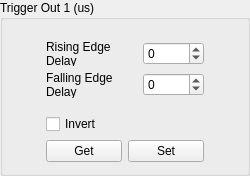
                             <widget class="QGroupBox" name="groupBox_TriggerOut1">
                              <property name="minimumSize">
                               <size>
                                <width>170</width>
                                <height>169</height>
                               </size>
                              </property>
                              <property name="maximumSize">
                               <size>
                                <width>250</width>
                                <height>16777215</height>
                               </size>
                              </property>
                              <property name="title">
                               <string>Trigger Out 1 (us)</string>
                              </property>
                              <layout class="QHBoxLayout" name="horizontalLayout_41">
                               <item>
                                <spacer name="horizontalSpacer_20">
                                 <property name="orientation">
                                  <enum>Qt::Horizontal</enum>
                                 </property>
                                 <property name="sizeHint" stdset="0">
                                  <size>
                                   <width>40</width>
                                   <height>20</height>
                                  </size>
                                 </property>
                                </spacer>
                               </item>
                               <item>
                                <layout class="QVBoxLayout" name="verticalLayout_33">
                                 <item>
                                  <layout class="QGridLayout" name="gridLayout_35">
                                   <item row="2" column="1">
                                    <widget class="QSpinBox" name="trigOut1_fallingDelay_spinBox">
                                     <property name="minimum">
                                      <number>-100</number>
                                     </property>
                                     <property name="maximum">
                                      <number>20000</number>
                                     </property>
                                    </widget>
                                   </item>
                                   <item row="1" column="1">
                                    <widget class="QSpinBox" name="trigOut1_risingDelay_spinBox">
                                     <property name="minimum">
                                      <number>-100</number>
                                     </property>
                                     <property name="maximum">
                                      <number>20000</number>
                                     </property>
                                    </widget>
                                   </item>
                                   <item row="2" column="0">
                                    <widget class="QLabel" name="label_TrigOut1_FallingEdge">
                                     <property name="styleSheet">
                                      <string notr="true">QLabel{border:0px solid black}</string>
                                     </property>
                                     <property name="text">
                                      <string>Falling Edge Delay</string>
                                     </property>
                                     <property name="wordWrap">
                                      <bool>true</bool>
                                     </property>
                                    </widget>
                                   </item>
                                   <item row="1" column="0">
                                    <widget class="QLabel" name="label_TrigOut1_RisingEdge">
                                     <property name="styleSheet">
                                      <string notr="true">QLabel{border:0px solid black}</string>
                                     </property>
                                     <property name="text">
                                      <string>Rising Edge Delay</string>
                                     </property>
                                     <property name="wordWrap">
                                      <bool>true</bool>
                                     </property>
                                    </widget>
                                   </item>
                                   <item row="0" column="0" colspan="2">
                                    <spacer name="verticalSpacer_24">
                                     <property name="orientation">
                                      <enum>Qt::Vertical</enum>
                                     </property>
                                     <property name="sizeType">
                                      <enum>QSizePolicy::Fixed</enum>
                                     </property>
                                     <property name="sizeHint" stdset="0">
                                      <size>
                                       <width>20</width>
                                       <height>10</height>
                                      </size>
                                     </property>
                                    </spacer>
                                   </item>
                                  </layout>
                                 </item>
                                 <item>
                                  <spacer name="verticalSpacer_23">
                                   <property name="orientation">
                                    <enum>Qt::Vertical</enum>
                                   </property>
                                   <property name="sizeType">
                                    <enum>QSizePolicy::Fixed</enum>
                                   </property>
                                   <property name="sizeHint" stdset="0">
                                    <size>
                                     <width>20</width>
                                     <height>10</height>
                                    </size>
                                   </property>
                                  </spacer>
                                 </item>
                                 <item>
                                  <widget class="QCheckBox" name="invertTrigOut1_checkBox">
                                   <property name="text">
                                    <string>Invert</string>
                                   </property>
                                  </widget>
                                 </item>
                                 <item>
                                  <layout class="QHBoxLayout" name="horizontalLayout_6">
                                   <item>
                                    <widget class="QPushButton" name="trigOut1GetButton">
                                     <property name="sizePolicy">
                                      <sizepolicy hsizetype="Fixed" vsizetype="Fixed">
                                       <horstretch>0</horstretch>
                                       <verstretch>0</verstretch>
                                      </sizepolicy>
                                     </property>
                                     <property name="minimumSize">
                                      <size>
                                       <width>70</width>
                                       <height>0</height>
                                      </size>
                                     </property>
                                     <property name="text">
                                      <string>Get</string>
                                     </property>
                                    </widget>
                                   </item>
                                   <item>
                                    <widget class="QPushButton" name="trigOut1SetButton">
                                     <property name="sizePolicy">
                                      <sizepolicy hsizetype="Fixed" vsizetype="Fixed">
                                       <horstretch>0</horstretch>
                                       <verstretch>0</verstretch>
                                      </sizepolicy>
                                     </property>
                                     <property name="minimumSize">
                                      <size>
                                       <width>70</width>
                                       <height>0</height>
                                      </size>
                                     </property>
                                     <property name="text">
                                      <string>Set</string>
                                     </property>
                                    </widget>
                                   </item>
                                  </layout>
                                 </item>
                                </layout>
                               </item>
                               <item>
                                <spacer name="horizontalSpacer_21">
                                 <property name="orientation">
                                  <enum>Qt::Horizontal</enum>
                                 </property>
                                 <property name="sizeHint" stdset="0">
                                  <size>
                                   <width>40</width>
                                   <height>20</height>
                                  </size>
                                 </property>
                                </spacer>
                               </item>
                              </layout>
                             </widget>
